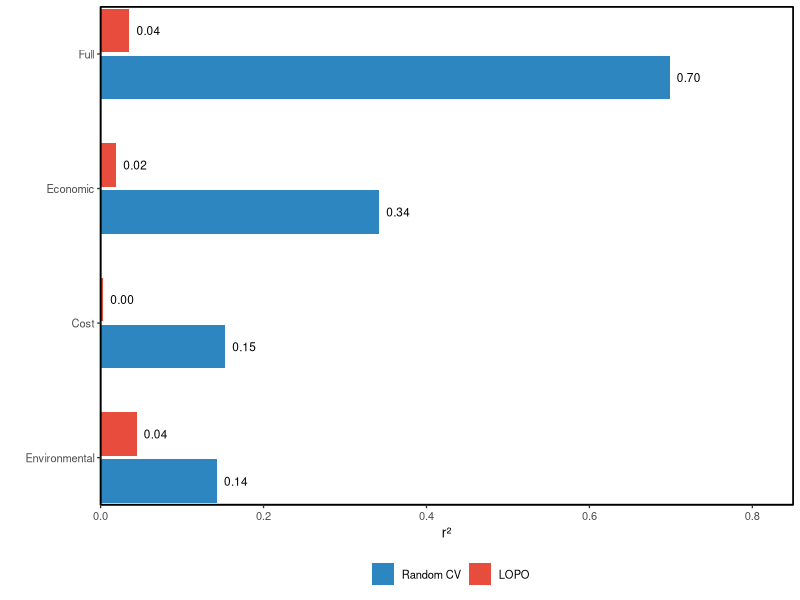

This chart was generated by the following R code:
# ============================================================================
# fig4_dimension.R — Figure 3a: dimension contribution (subset sensitivity)
# under random cross-validation versus leave-one-province-out.
# ============================================================================
suppressMessages(library(ggplot2))
imp <- read.csv("results/tables/importance.csv")
dim_rcv <- subset(imp, type == "dimension")
lopo <- read.csv("results/tables/importance_lopo.csv")
dim_lopo <- subset(lopo, type == "dimension")

order_nm <- dim_rcv$name[order(dim_rcv$value)]
df <- rbind(
  data.frame(name = dim_rcv$name, value = dim_rcv$value, Design = "Random CV"),
  data.frame(name = dim_lopo$name, value = dim_lopo$value, Design = "LOPO")
)
df$name <- factor(df$name, levels = order_nm)
df$Design <- factor(df$Design, levels = c("Random CV", "LOPO"))

p <- ggplot(df, aes(value, name, fill = Design)) +
  geom_col(position = position_dodge(width = 0.7), width = 0.65) +
  geom_text(aes(label = sub("^-", "\u2212", sprintf("%.2f", value))),
            position = position_dodge(width = 0.7), hjust = -0.3, size = 3.0) +
  scale_fill_manual(values = c("Random CV" = "#2E86C1", "LOPO" = "#E74C3C")) +
  coord_cartesian(xlim = c(0, 0.85), expand = FALSE, clip = "off") +
  theme_classic(base_size = 10) +
  theme(legend.position = "bottom", legend.key = element_blank(),
        panel.border = element_rect(fill = NA, color = "black", linewidth = 0.6)) +
  labs(x = "r\u00b2", y = "", fill = "")
dir.create("results/figures", showWarnings = FALSE, recursive = TRUE)
ggsave("results/figures/fig4_dimension.png", p, width = 5, height = 3.8, dpi = 300)
cat("fig4 saved\n")
